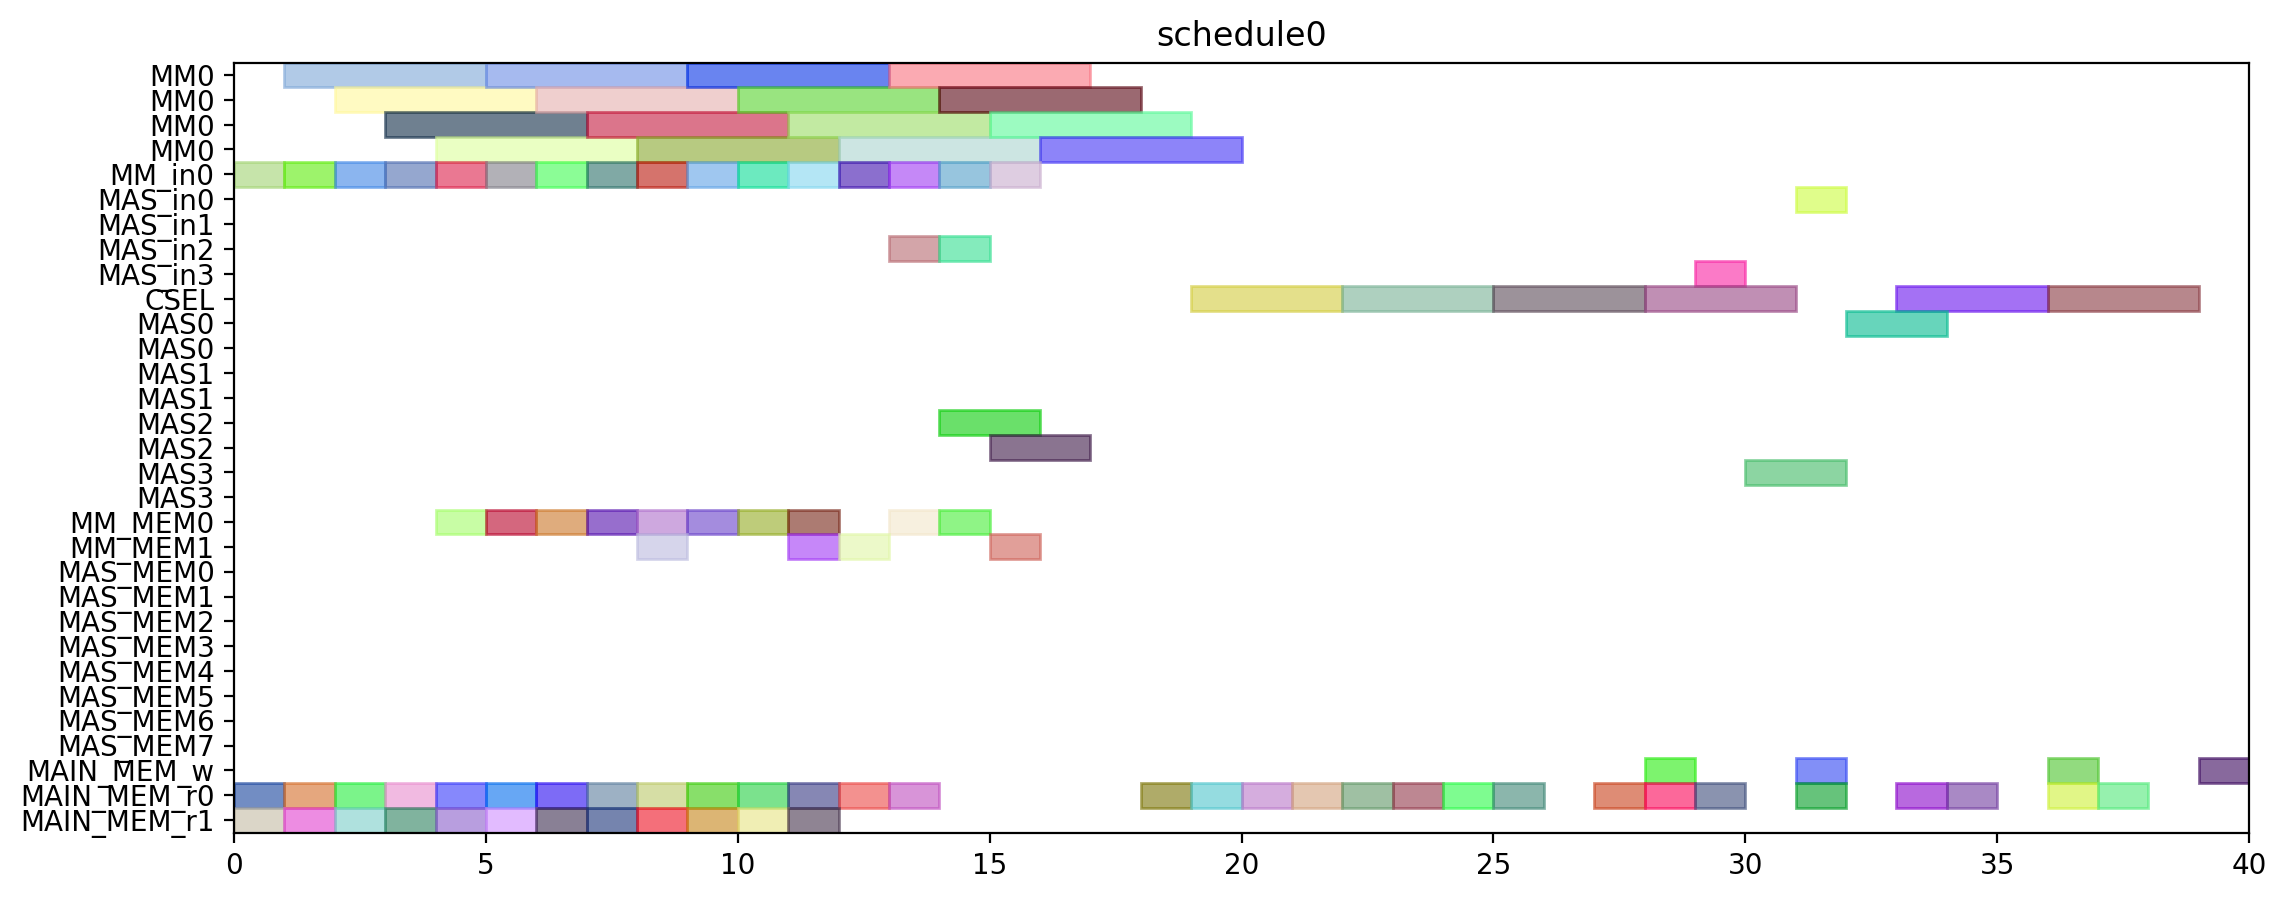

Write the Python code that produced this figure.
from pyschedule import Scenario, solvers, plotters, alt


def solve():
	horizon = 90
	S = Scenario("schedule0", horizon=horizon)

	# resource
	MM = S.Resources('MM', num=1, size=4)
	MM_in = S.Resources('MM_in', num=1)
	MAS_in = S.Resources('MAS_in', num=4)
	CSEL = S.Resource('CSEL')
	MAS = S.Resources('MAS', num=4, size=2, periods=range(1, horizon))
	MM_MEM = S.Resources('MM_MEM', num=2)
	MAS_MEM = S.Resources('MAS_MEM', num=8)
	MAIN_MEM_w = S.Resource('MAIN_MEM_w', size=1)
	MAIN_MEM_r = S.Resources('MAIN_MEM_r', num=2)

	# result of previous scheduling

	# new tasks
	alpha0 = S.Task('alpha0', length=4, delay_cost=1)
	alpha0 += alt(MM)
	alpha0_in = S.Task('alpha0_in', length=1, delay_cost=1)
	alpha0_in += alt(MM_in)
	S += alpha0>=alpha0_in

	alpha0_mem0 = S.Task('alpha0_mem0', length=1, delay_cost=1)
	alpha0_mem0 += MAIN_MEM_r[0]
	alpha0_mem1 = S.Task('alpha0_mem1', length=1, delay_cost=1)
	alpha0_mem1 += MAIN_MEM_r[1]
	alpha1 = S.Task('alpha1', length=4, delay_cost=1)
	alpha1 += alt(MM)
	alpha1_in = S.Task('alpha1_in', length=1, delay_cost=1)
	alpha1_in += alt(MM_in)
	S += alpha1>=alpha1_in

	alpha1_mem0 = S.Task('alpha1_mem0', length=1, delay_cost=1)
	alpha1_mem0 += MAIN_MEM_r[0]
	alpha1_mem1 = S.Task('alpha1_mem1', length=1, delay_cost=1)
	alpha1_mem1 += MAIN_MEM_r[1]
	xit2N0 = S.Task('xit2N0', length=4, delay_cost=1)
	xit2N0 += alt(MM)
	xit2N0_in = S.Task('xit2N0_in', length=1, delay_cost=1)
	xit2N0_in += alt(MM_in)
	S += xit2N0>=xit2N0_in

	xit2N0_mem0 = S.Task('xit2N0_mem0', length=1, delay_cost=1)
	xit2N0_mem0 += MAIN_MEM_r[0]
	xit2N0_mem1 = S.Task('xit2N0_mem1', length=1, delay_cost=1)
	xit2N0_mem1 += MAIN_MEM_r[1]
	xit2N1 = S.Task('xit2N1', length=4, delay_cost=1)
	xit2N1 += alt(MM)
	xit2N1_in = S.Task('xit2N1_in', length=1, delay_cost=1)
	xit2N1_in += alt(MM_in)
	S += xit2N1>=xit2N1_in

	xit2N1_mem0 = S.Task('xit2N1_mem0', length=1, delay_cost=1)
	xit2N1_mem0 += MAIN_MEM_r[0]
	xit2N1_mem1 = S.Task('xit2N1_mem1', length=1, delay_cost=1)
	xit2N1_mem1 += MAIN_MEM_r[1]
	t30 = S.Task('t30', length=4, delay_cost=1)
	t30 += alt(MM)
	t30_in = S.Task('t30_in', length=1, delay_cost=1)
	t30_in += alt(MM_in)
	S += t30>=t30_in

	t30_mem0 = S.Task('t30_mem0', length=1, delay_cost=1)
	t30_mem0 += MAIN_MEM_r[0]
	t30_mem1 = S.Task('t30_mem1', length=1, delay_cost=1)
	t30_mem1 += MAIN_MEM_r[1]
	t31 = S.Task('t31', length=4, delay_cost=1)
	t31 += alt(MM)
	t31_in = S.Task('t31_in', length=1, delay_cost=1)
	t31_in += alt(MM_in)
	S += t31>=t31_in

	t31_mem0 = S.Task('t31_mem0', length=1, delay_cost=1)
	t31_mem0 += MAIN_MEM_r[0]
	t31_mem1 = S.Task('t31_mem1', length=1, delay_cost=1)
	t31_mem1 += MAIN_MEM_r[1]
	alphaD0 = S.Task('alphaD0', length=4, delay_cost=1)
	alphaD0 += alt(MM)
	alphaD0_in = S.Task('alphaD0_in', length=1, delay_cost=1)
	alphaD0_in += alt(MM_in)
	S += alphaD0>=alphaD0_in

	alphaD0_mem0 = S.Task('alphaD0_mem0', length=1, delay_cost=1)
	alphaD0_mem0 += alt(MM_MEM)
	S += (alpha0*MM[0])-1 < alphaD0_mem0*MM_MEM[0]
	S += alphaD0_mem0 <= alphaD0

	alphaD0_mem1 = S.Task('alphaD0_mem1', length=1, delay_cost=1)
	alphaD0_mem1 += MAIN_MEM_r[1]
	alphaD1 = S.Task('alphaD1', length=4, delay_cost=1)
	alphaD1 += alt(MM)
	alphaD1_in = S.Task('alphaD1_in', length=1, delay_cost=1)
	alphaD1_in += alt(MM_in)
	S += alphaD1>=alphaD1_in

	alphaD1_mem0 = S.Task('alphaD1_mem0', length=1, delay_cost=1)
	alphaD1_mem0 += alt(MM_MEM)
	S += (alpha1*MM[0])-1 < alphaD1_mem0*MM_MEM[0]
	S += alphaD1_mem0 <= alphaD1

	alphaD1_mem1 = S.Task('alphaD1_mem1', length=1, delay_cost=1)
	alphaD1_mem1 += MAIN_MEM_r[1]
	alpha20 = S.Task('alpha20', length=4, delay_cost=1)
	alpha20 += alt(MM)
	alpha20_in = S.Task('alpha20_in', length=1, delay_cost=1)
	alpha20_in += alt(MM_in)
	S += alpha20>=alpha20_in

	alpha20_mem0 = S.Task('alpha20_mem0', length=1, delay_cost=1)
	alpha20_mem0 += alt(MM_MEM)
	S += (alpha0*MM[0])-1 < alpha20_mem0*MM_MEM[0]
	S += alpha20_mem0 <= alpha20

	alpha21 = S.Task('alpha21', length=4, delay_cost=1)
	alpha21 += alt(MM)
	alpha21_in = S.Task('alpha21_in', length=1, delay_cost=1)
	alpha21_in += alt(MM_in)
	S += alpha21>=alpha21_in

	alpha21_mem0 = S.Task('alpha21_mem0', length=1, delay_cost=1)
	alpha21_mem0 += alt(MM_MEM)
	S += (alpha1*MM[0])-1 < alpha21_mem0*MM_MEM[0]
	S += alpha21_mem0 <= alpha21

	alpha2V0 = S.Task('alpha2V0', length=4, delay_cost=1)
	alpha2V0 += alt(MM)
	alpha2V0_in = S.Task('alpha2V0_in', length=1, delay_cost=1)
	alpha2V0_in += alt(MM_in)
	S += alpha2V0>=alpha2V0_in

	alpha2V0_mem0 = S.Task('alpha2V0_mem0', length=1, delay_cost=1)
	alpha2V0_mem0 += alt(MM_MEM)
	S += (alpha20*MM[0])-1 < alpha2V0_mem0*MM_MEM[0]
	S += alpha2V0_mem0 <= alpha2V0

	alpha2V0_mem1 = S.Task('alpha2V0_mem1', length=1, delay_cost=1)
	alpha2V0_mem1 += MAIN_MEM_r[1]
	alpha2V1 = S.Task('alpha2V1', length=4, delay_cost=1)
	alpha2V1 += alt(MM)
	alpha2V1_in = S.Task('alpha2V1_in', length=1, delay_cost=1)
	alpha2V1_in += alt(MM_in)
	S += alpha2V1>=alpha2V1_in

	alpha2V1_mem0 = S.Task('alpha2V1_mem0', length=1, delay_cost=1)
	alpha2V1_mem0 += alt(MM_MEM)
	S += (alpha21*MM[0])-1 < alpha2V1_mem0*MM_MEM[0]
	S += alpha2V1_mem0 <= alpha2V1

	alpha2V1_mem1 = S.Task('alpha2V1_mem1', length=1, delay_cost=1)
	alpha2V1_mem1 += MAIN_MEM_r[1]
	t3alphaD0 = S.Task('t3alphaD0', length=4, delay_cost=1)
	t3alphaD0 += alt(MM)
	t3alphaD0_in = S.Task('t3alphaD0_in', length=1, delay_cost=1)
	t3alphaD0_in += alt(MM_in)
	S += t3alphaD0>=t3alphaD0_in

	t3alphaD0_mem0 = S.Task('t3alphaD0_mem0', length=1, delay_cost=1)
	t3alphaD0_mem0 += alt(MM_MEM)
	S += (t30*MM[0])-1 < t3alphaD0_mem0*MM_MEM[0]
	S += t3alphaD0_mem0 <= t3alphaD0

	t3alphaD0_mem1 = S.Task('t3alphaD0_mem1', length=1, delay_cost=1)
	t3alphaD0_mem1 += alt(MM_MEM)
	S += (alphaD0*MM[0])-1 < t3alphaD0_mem1*MM_MEM[1]
	S += t3alphaD0_mem1 <= t3alphaD0

	t3alphaD1 = S.Task('t3alphaD1', length=4, delay_cost=1)
	t3alphaD1 += alt(MM)
	t3alphaD1_in = S.Task('t3alphaD1_in', length=1, delay_cost=1)
	t3alphaD1_in += alt(MM_in)
	S += t3alphaD1>=t3alphaD1_in

	t3alphaD1_mem0 = S.Task('t3alphaD1_mem0', length=1, delay_cost=1)
	t3alphaD1_mem0 += alt(MM_MEM)
	S += (t31*MM[0])-1 < t3alphaD1_mem0*MM_MEM[0]
	S += t3alphaD1_mem0 <= t3alphaD1

	t3alphaD1_mem1 = S.Task('t3alphaD1_mem1', length=1, delay_cost=1)
	t3alphaD1_mem1 += alt(MM_MEM)
	S += (alphaD1*MM[0])-1 < t3alphaD1_mem1*MM_MEM[1]
	S += t3alphaD1_mem1 <= t3alphaD1

	y20 = S.Task('y20', length=4, delay_cost=1)
	y20 += alt(MM)
	y20_in = S.Task('y20_in', length=1, delay_cost=1)
	y20_in += alt(MM_in)
	S += y20>=y20_in

	y20_mem0 = S.Task('y20_mem0', length=1, delay_cost=1)
	y20_mem0 += MAIN_MEM_r[0]
	y20_mem1 = S.Task('y20_mem1', length=1, delay_cost=1)
	y20_mem1 += alt(MM_MEM)
	S += (t3alphaD0*MM[0])-1 < y20_mem1*MM_MEM[1]
	S += y20_mem1 <= y20

	y21 = S.Task('y21', length=4, delay_cost=1)
	y21 += alt(MM)
	y21_in = S.Task('y21_in', length=1, delay_cost=1)
	y21_in += alt(MM_in)
	S += y21>=y21_in

	y21_mem0 = S.Task('y21_mem0', length=1, delay_cost=1)
	y21_mem0 += MAIN_MEM_r[0]
	y21_mem1 = S.Task('y21_mem1', length=1, delay_cost=1)
	y21_mem1 += alt(MM_MEM)
	S += (t3alphaD1*MM[0])-1 < y21_mem1*MM_MEM[1]
	S += y21_mem1 <= y21

	alpha2V_U0 = S.Task('alpha2V_U0', length=2, delay_cost=1)
	alpha2V_U0 += alt(MAS)
	alpha2V_U0_in = S.Task('alpha2V_U0_in', length=1, delay_cost=1)
	alpha2V_U0_in += alt(MAS_in)
	S += alpha2V_U0_in*MAS_in[0]<=alpha2V_U0*MAS[0]

	S += alpha2V_U0_in*MAS_in[1]<=alpha2V_U0*MAS[1]

	S += alpha2V_U0_in*MAS_in[2]<=alpha2V_U0*MAS[2]

	S += alpha2V_U0_in*MAS_in[3]<=alpha2V_U0*MAS[3]

	alpha2V_U0_mem0 = S.Task('alpha2V_U0_mem0', length=1, delay_cost=1)
	alpha2V_U0_mem0 += alt(MM_MEM)
	S += (alpha2V0*MM[0])-1 < alpha2V_U0_mem0*MM_MEM[0]
	S += alpha2V_U0_mem0 <= alpha2V_U0

	alpha2V_U0_mem1 = S.Task('alpha2V_U0_mem1', length=1, delay_cost=1)
	alpha2V_U0_mem1 += MAIN_MEM_r[1]
	alpha2V_U1 = S.Task('alpha2V_U1', length=2, delay_cost=1)
	alpha2V_U1 += alt(MAS)
	alpha2V_U1_in = S.Task('alpha2V_U1_in', length=1, delay_cost=1)
	alpha2V_U1_in += alt(MAS_in)
	S += alpha2V_U1_in*MAS_in[0]<=alpha2V_U1*MAS[0]

	S += alpha2V_U1_in*MAS_in[1]<=alpha2V_U1*MAS[1]

	S += alpha2V_U1_in*MAS_in[2]<=alpha2V_U1*MAS[2]

	S += alpha2V_U1_in*MAS_in[3]<=alpha2V_U1*MAS[3]

	alpha2V_U1_mem0 = S.Task('alpha2V_U1_mem0', length=1, delay_cost=1)
	alpha2V_U1_mem0 += alt(MM_MEM)
	S += (alpha2V1*MM[0])-1 < alpha2V_U1_mem0*MM_MEM[0]
	S += alpha2V_U1_mem0 <= alpha2V_U1

	alpha2V_U1_mem1 = S.Task('alpha2V_U1_mem1', length=1, delay_cost=1)
	alpha2V_U1_mem1 += MAIN_MEM_r[1]
	X0 = S.Task('X0', length=3, delay_cost=1)
	X0 += alt(CSEL)

	S += 0<X0

	X0_w = S.Task('X0_w', length=1, delay_cost=1)
	X0_w += alt(MAIN_MEM_w)
	S += X0 <= X0_w

	X0_mem0 = S.Task('X0_mem0', length=1, delay_cost=1)
	X0_mem0 += MAIN_MEM_r[0]
	S += alpha2V_U0+2 < X0_mem0
	S += X0_mem0 <= X0+ 0

	X0_mem1 = S.Task('X0_mem1', length=1, delay_cost=1)
	X0_mem1 += MAIN_MEM_r[0]
	S += xit2N0+2 < X0_mem1
	S += X0_mem1 <= X0+ 1

	X0_mem2 = S.Task('X0_mem2', length=1, delay_cost=1)
	X0_mem2 += MAIN_MEM_r[0]
	X1 = S.Task('X1', length=3, delay_cost=1)
	X1 += alt(CSEL)

	S += 0<X1

	X1_w = S.Task('X1_w', length=1, delay_cost=1)
	X1_w += alt(MAIN_MEM_w)
	S += X1 <= X1_w

	X1_mem0 = S.Task('X1_mem0', length=1, delay_cost=1)
	X1_mem0 += MAIN_MEM_r[0]
	S += alpha2V_U1+2 < X1_mem0
	S += X1_mem0 <= X1+ 0

	X1_mem1 = S.Task('X1_mem1', length=1, delay_cost=1)
	X1_mem1 += MAIN_MEM_r[0]
	S += xit2N1+2 < X1_mem1
	S += X1_mem1 <= X1+ 1

	X1_mem2 = S.Task('X1_mem2', length=1, delay_cost=1)
	X1_mem2 += MAIN_MEM_r[0]
	y0 = S.Task('y0', length=3, delay_cost=1)
	y0 += alt(CSEL)

	y0_mem0 = S.Task('y0_mem0', length=1, delay_cost=1)
	y0_mem0 += MAIN_MEM_r[0]
	S += alpha2V_U0+2 < y0_mem0
	S += y0_mem0 <= y0+ 0

	y0_mem1 = S.Task('y0_mem1', length=1, delay_cost=1)
	y0_mem1 += MAIN_MEM_r[0]
	S += y20+2 < y0_mem1
	S += y0_mem1 <= y0+ 1

	y0_mem2 = S.Task('y0_mem2', length=1, delay_cost=1)
	y0_mem2 += MAIN_MEM_r[0]
	S += alphaD0+2 < y0_mem2
	S += y0_mem2 <= y0+ 2

	y1 = S.Task('y1', length=3, delay_cost=1)
	y1 += alt(CSEL)

	y1_mem0 = S.Task('y1_mem0', length=1, delay_cost=1)
	y1_mem0 += MAIN_MEM_r[0]
	S += alpha2V_U1+2 < y1_mem0
	S += y1_mem0 <= y1+ 0

	y1_mem1 = S.Task('y1_mem1', length=1, delay_cost=1)
	y1_mem1 += MAIN_MEM_r[0]
	S += y21+2 < y1_mem1
	S += y1_mem1 <= y1+ 1

	y1_mem2 = S.Task('y1_mem2', length=1, delay_cost=1)
	y1_mem2 += MAIN_MEM_r[0]
	S += alphaD1+2 < y1_mem2
	S += y1_mem2 <= y1+ 2

	y_alt0 = S.Task('y_alt0', length=2, delay_cost=1)
	y_alt0 += alt(MAS)
	y_alt0_in = S.Task('y_alt0_in', length=1, delay_cost=1)
	y_alt0_in += alt(MAS_in)
	S += y_alt0_in*MAS_in[0]<=y_alt0*MAS[0]

	S += y_alt0_in*MAS_in[1]<=y_alt0*MAS[1]

	S += y_alt0_in*MAS_in[2]<=y_alt0*MAS[2]

	S += y_alt0_in*MAS_in[3]<=y_alt0*MAS[3]

	y_alt0_mem0 = S.Task('y_alt0_mem0', length=1, delay_cost=1)
	y_alt0_mem0 += MAIN_MEM_r[0]
	y_alt0_mem1 = S.Task('y_alt0_mem1', length=1, delay_cost=1)
	y_alt0_mem1 += MAIN_MEM_r[0]
	S += y0+6 < y_alt0_mem1
	S += y_alt0_mem1 <= y_alt0

	y_alt1 = S.Task('y_alt1', length=2, delay_cost=1)
	y_alt1 += alt(MAS)
	y_alt1_in = S.Task('y_alt1_in', length=1, delay_cost=1)
	y_alt1_in += alt(MAS_in)
	S += y_alt1_in*MAS_in[0]<=y_alt1*MAS[0]

	S += y_alt1_in*MAS_in[1]<=y_alt1*MAS[1]

	S += y_alt1_in*MAS_in[2]<=y_alt1*MAS[2]

	S += y_alt1_in*MAS_in[3]<=y_alt1*MAS[3]

	y_alt1_mem0 = S.Task('y_alt1_mem0', length=1, delay_cost=1)
	y_alt1_mem0 += MAIN_MEM_r[0]
	y_alt1_mem1 = S.Task('y_alt1_mem1', length=1, delay_cost=1)
	y_alt1_mem1 += MAIN_MEM_r[0]
	S += y1+6 < y_alt1_mem1
	S += y_alt1_mem1 <= y_alt1

	Y0 = S.Task('Y0', length=3, delay_cost=1)
	Y0 += alt(CSEL)

	S += 0<Y0

	Y0_w = S.Task('Y0_w', length=1, delay_cost=1)
	Y0_w += alt(MAIN_MEM_w)
	S += Y0 <= Y0_w

	Y0_mem0 = S.Task('Y0_mem0', length=1, delay_cost=1)
	Y0_mem0 += MAIN_MEM_r[0]
	Y0_mem1 = S.Task('Y0_mem1', length=1, delay_cost=1)
	Y0_mem1 += MAIN_MEM_r[0]
	S += y0+6 < Y0_mem1
	S += Y0_mem1 <= Y0+ 1

	Y0_mem2 = S.Task('Y0_mem2', length=1, delay_cost=1)
	Y0_mem2 += MAIN_MEM_r[0]
	S += y_alt0+2 < Y0_mem2
	S += Y0_mem2 <= Y0+ 2

	Y1 = S.Task('Y1', length=3, delay_cost=1)
	Y1 += alt(CSEL)

	S += 0<Y1

	Y1_w = S.Task('Y1_w', length=1, delay_cost=1)
	Y1_w += alt(MAIN_MEM_w)
	S += Y1 <= Y1_w

	Y1_mem0 = S.Task('Y1_mem0', length=1, delay_cost=1)
	Y1_mem0 += MAIN_MEM_r[0]
	Y1_mem1 = S.Task('Y1_mem1', length=1, delay_cost=1)
	Y1_mem1 += MAIN_MEM_r[0]
	S += y1+6 < Y1_mem1
	S += Y1_mem1 <= Y1+ 1

	Y1_mem2 = S.Task('Y1_mem2', length=1, delay_cost=1)
	Y1_mem2 += MAIN_MEM_r[0]
	S += y_alt1+2 < Y1_mem2
	S += Y1_mem2 <= Y1+ 2

	solvers.mip.solve(S,msg=1,kind='CPLEX',ratio_gap=1.01)

	solution = [['hoge']*len(S.solution()[1]) for i in range(len(S.solution()))]
	for i in range(len(S.solution())):
		for j in range(len(S.solution()[i])):
			solution[i][j]=str(S.solution()[i][j])
	print(solution)

	cycles = int(solution[-1][3])

	pic_file_name = "/home/mfukuda/ABE/multiRAM_multiMAS_16mux/scheduling_result/stage4MM1_stage2MAS4/2xSSWU_AFTER_EXP/schedule0.png"
	if(S.solution() != []):
		plotters.matplotlib.plot(S,img_filename=pic_file_name, show_task_labels=False, fig_size=(cycles*0.25+3, 5))

	return solution
